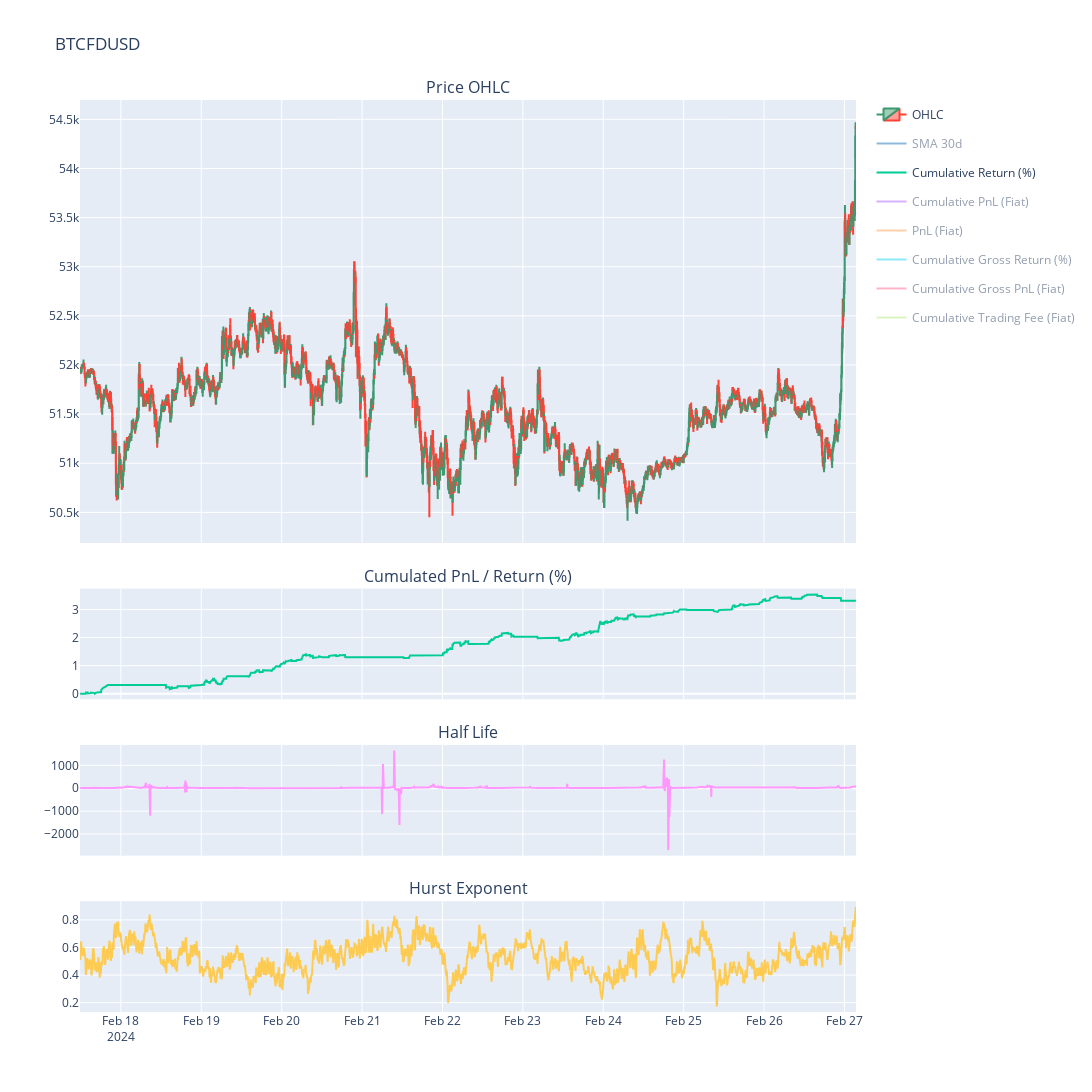

Notebook code for this chart:
### Code cell
strategy1.summary()

### Figure 1 — Plotly figure (JSON) as saved in the notebook; plotly's stock layout.template omitted (floating-point values rounded to 4 significant figures; data arrays with more than 128 entries replaced by an {"elided": "..."} marker saying what was removed)
{"data": [{"close": {"elided": "2780 float values"}, "high": {"elided": "2780 float values"}, "legendgroup": "OHCL", "low": {"elided": "2780 float values"}, "name": "OHLC", "open": {"elided": "2780 float values"}, "type": "candlestick", "x": {"elided": "2780 str values"}, "xaxis": "x", "yaxis": "y"}, {"legendgroup": "SMA 30d", "marker": {"color": "rgb(31, 119, 180)"}, "name": "SMA 30d", "type": "scatter", "visible": "legendonly", "x": {"elided": "2780 str values"}, "xaxis": "x", "y": {"elided": "2780 float values"}, "yaxis": "y"}, {"name": "Cumulative Return (%)", "type": "scatter", "x": {"elided": "2780 str values"}, "xaxis": "x2", "y": {"elided": "2780 float values"}, "yaxis": "y2"}, {"name": "Cumulative PnL (Fiat)", "type": "scatter", "visible": "legendonly", "x": {"elided": "2780 str values"}, "xaxis": "x2", "y": {"elided": "2780 float values"}, "yaxis": "y2"}, {"name": "PnL (Fiat)", "type": "scatter", "visible": "legendonly", "x": {"elided": "2780 str values"}, "xaxis": "x2", "y": {"elided": "2780 float values"}, "yaxis": "y2"}, {"name": "Cumulative Gross Return (%)", "type": "scatter", "visible": "legendonly", "x": {"elided": "2780 str values"}, "xaxis": "x2", "y": {"elided": "2780 float values"}, "yaxis": "y2"}, {"name": "Cumulative Gross PnL (Fiat)", "type": "scatter", "visible": "legendonly", "x": {"elided": "2780 str values"}, "xaxis": "x2", "y": {"elided": "2780 float values"}, "yaxis": "y2"}, {"name": "Cumulative Trading Fee (Fiat)", "type": "scatter", "visible": "legendonly", "x": {"elided": "2780 str values"}, "xaxis": "x2", "y": {"elided": "2780 int values"}, "yaxis": "y2"}, {"showlegend": false, "type": "scatter", "x": {"elided": "2780 str values"}, "xaxis": "x3", "y": {"elided": "2780 float values"}, "yaxis": "y3"}, {"showlegend": false, "type": "scatter", "x": {"elided": "2780 str values"}, "xaxis": "x4", "y": {"elided": "2780 float values"}, "yaxis": "y4"}], "layout": {"annotations": [{"font": {"size": 16}, "showarrow": false, "text": "Price OHLC", "x": 0.5, "xanchor": "center", "xref": "paper", "y": 1, "yanchor": "bottom", "yref": "paper"}, {"font": {"size": 16}, "showarrow": false, "text": "Cumulated PnL / Return (%)", "x": 0.5, "xanchor": "center", "xref": "paper", "y": 0.4643, "yanchor": "bottom", "yref": "paper"}, {"font": {"size": 16}, "showarrow": false, "text": "Half Life", "x": 0.5, "xanchor": "center", "xref": "paper", "y": 0.2929, "yanchor": "bottom", "yref": "paper"}, {"font": {"size": 16}, "showarrow": false, "text": "Hurst Exponent", "x": 0.5, "xanchor": "center", "xref": "paper", "y": 0.1214, "yanchor": "bottom", "yref": "paper"}], "height": 1300, "hovermode": "x", "title": {"text": "BTCFDUSD"}, "width": 1500, "xaxis": {"anchor": "y", "domain": [0, 1], "matches": "x4", "rangeslider": {"visible": false}, "showticklabels": false}, "xaxis2": {"anchor": "y2", "domain": [0, 1], "matches": "x4", "showticklabels": false}, "xaxis3": {"anchor": "y3", "domain": [0, 1], "matches": "x4", "showticklabels": false}, "xaxis4": {"anchor": "y4", "domain": [0, 1]}, "yaxis": {"anchor": "x", "domain": [0.5143, 1]}, "yaxis2": {"anchor": "x2", "domain": [0.3429, 0.4643]}, "yaxis3": {"anchor": "x3", "domain": [0.1714, 0.2929]}, "yaxis4": {"anchor": "x4", "domain": [0, 0.1214]}}}
